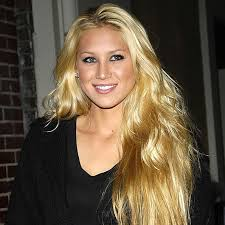
#> input picture test_image.jpg, 225 x 225 px
$ jupyter execute --allow-errors openCV_practice.ipynb   (shell and % lines are left out)
#> lines starting #> are read from the running program, lines starting #| are printed output that depends on the picture; after the words box and inside, x2 and y2 are one past the last pixel; in counts of white or black regions, pixels touching at a corner belong together
## Image classification with OpenCV
**OpenCV-Python** is a library of Python bindings designed to solve computer vision problems. In this project, OpenCV is used for image classification.

### Objective: In this project, I have built a image classsifier to itentify the image of female tennis player.

**Steps:**
   1. Get Data: We need data to train our model.
   2. Prepare Data: Clean, normalize, and get data in a form that we can feed into our model
   3. Train Model: Trained data using Support Vector Classification(SVC), Logistic Regression, and Random Forest Classification
   4. Evaluate model performance
   5. Parameter tuning

### Imported necessary libraries

[cell 1]
import cv2 # importing openCV
import pandas as pd
import numpy as np
import matplotlib.pyplot as plt
import shutil  #This module contains functions for operating on files
import pywt

### Loaded and displayed  image with OpenCV

[cell 2]
image=cv2.imread("test_image.jpg") #Loaded image
#> image is the input picture: shape (225, 225, 3); mean B, G, R 62.7, 82.9, 97.8
plt.imshow(image)

###   Loaded harcascade xml files for face and eye detection

[cell 3]
#loaded face detected harcascade classifier.
face_cascade = cv2.CascadeClassifier('C:/Users/moush/Desktop/data_science_projects/haarcascade_frontalface_default.xml')

[cell 4]
gray_img = cv2.cvtColor(image, cv2.COLOR_BGR2GRAY) #changed the image color to gray
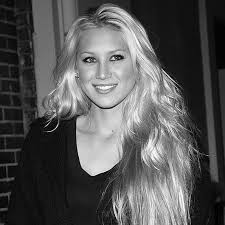
#> gray_img: shape (225, 225); min 0, max 253, mean 85
gray_img.shape
#> Out = (225, 225)

[cell 5]
plt.imshow(gray_img, cmap='gray') # gray version of original image

### Face detection

[cell 6]
faces = face_cascade.detectMultiScale(gray_img, 1.3, 5)
#> faces = [[67, 31, 76, 76]]
faces
#> Out = [[67, 31, 76, 76]]

[cell 7]
(x,y,w,h) = faces[0]
#> x = 67; y = 31; w = 76; h = 76
x,y,w,h
#> Out = (67, 31, 76, 76)

[cell 8]
# cv2.rectangle() method is used to draw a rectangle on any image.
face_img = cv2.rectangle(image,(x,y),(x+w,y+h),(255,0,0),2) #(255, 0, 0) for red color of rectangle.
plt.imshow(face_img)
cv2.waitKey(0)

[cell 9]
#loaded eye detected harcascade classifier.
eye_cascade = cv2.CascadeClassifier('C:/Users/moush/Desktop/data_science_projects/haarcascade_eye.xml')

### Face and eye detection

[cell 10]
cv2.destroyAllWindows()
for (x,y,w,h) in faces:
    face_img = cv2.rectangle(image,(x,y),(x+w,y+h),(255,0,0),2)
    roi_gray = gray_img[y:y+h, x:x+w]
    roi_color = face_img[y:y+h, x:x+w]
    eyes = eye_cascade.detectMultiScale(roi_gray)
    for (ex,ey,ew,eh) in eyes:
        cv2.rectangle(roi_color,(ex,ey),(ex+ew,ey+eh),(0,255,0),2)
#> this loop made 1 pass
#> (x, y, w, h, eyes) on pass 1: (67, 31, 76, 76, [[39, 15, 23, 23], [9, 17, 23, 23]])
#> pass 1, `roi_gray = gray_img[y:y+h, x:x+w]`:
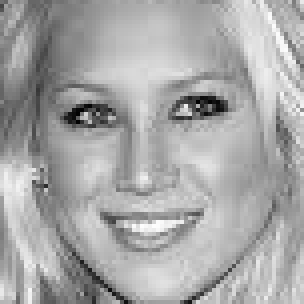
#> roi_gray: shape (76, 76) (shown 4 times larger); min 2, max 253, mean 167.2
#> pass 1, `roi_color = face_img[y:y+h, x:x+w]`:
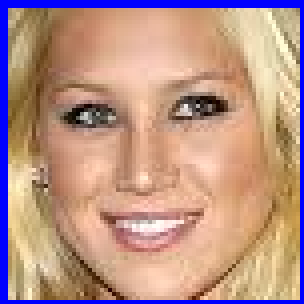
#> roi_color: shape (76, 76, 3) (shown 4 times larger); mean B, G, R 135.5, 147.1, 185
#> after the loop:
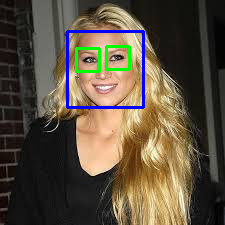
#> image: shape (225, 225, 3); mean B, G, R 64, 81.2, 92.3
#> after the loop:
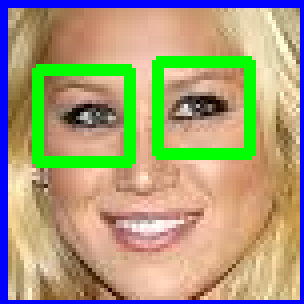
#> roi_color: shape (76, 76, 3) (shown 4 times larger); 9.42% of pixels changed, all inside (x1, y1, x2, y2) = (8, 14, 64, 42)


plt.figure()
plt.imshow(face_img, cmap='gray')
plt.savefig("test image")
plt.show()

[cell 11]
plt.imshow(roi_color, cmap='gray')

[cell 12]
# This function will detect and return cropped image with atleast 2 eyes. If eyes are not visible clearly function will return none.
def get_image(image_path):
#> called with image_path = 'test_image.jpg'
    img = cv2.imread(image_path)
    gray = cv2.cvtColor(img, cv2.COLOR_BGR2GRAY)
    faces = face_cascade.detectMultiScale(gray, 1.3, 5)
#> faces = [[67, 31, 76, 76]]
    for (x,y,w,h) in faces:
        roi_gray = gray[y:y+h, x:x+w]
        roi_color = img[y:y+h, x:x+w]
        eyes = eye_cascade.detectMultiScale(roi_gray)
        if len(eyes) >= 2:
            return roi_color
#> this loop made 1 pass
#> pass 1, in get_image, `roi_color = img[y:y+h, x:x+w]`:
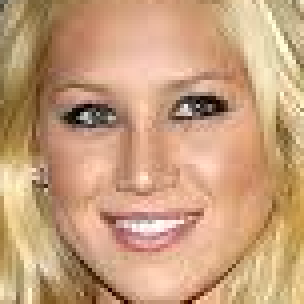
#> roi_color: shape (76, 76, 3) (shown 4 times larger); mean B, G, R 124.2, 159.1, 199.4

[cell 13]
original_image = cv2.imread('test_image.jpg')
plt.imshow(original_image)

[cell 14]
cropped_image = get_image("test_image.jpg")
plt.imshow(cropped_image)

[cell 15]
imagepath = "./Dataset/"
cropped_imagepath = "./Dataset/cropped/"

[cell 16]
import os
image_dirs = []
for entry in os.scandir(imagepath):
    if entry.is_dir():
        image_dirs.append(entry.path)

[cell 17]
import shutil #This module contains functions for operating on files
if os.path.exists(cropped_imagepath):
     shutil.rmtree(cropped_imagepath)
os.mkdir(cropped_imagepath)

### Saving cropped image
 Saving the cropped images of the female tennis player into the folder called 'cropped'. In this folder only  images with 2 eyes are saved.

[cell 18]
cropped_image_dirs = []
image_filenames_dict = {}

for img_dir in image_dirs:
    count = 1
    celebrity_name = img_dir.split('/')[-1]
    #print("hi")
    image_filenames_dict[celebrity_name] = []
    #print("hi")
    for entry in os.scandir(img_dir):
        roi_color = get_image(entry.path)
#> call 2 of get_image, with image_path = './Dataset/Maria Sharapova/2Q__ (4).jpg'
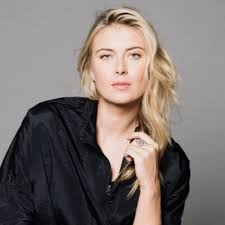
#> input picture Dataset/Maria Sharapova/2Q__ (4).jpg, 225 x 225 px
#> in get_image, img is the input picture: shape (225, 225, 3); mean B, G, R 112.4, 115.7, 125.3
#> in get_image (call 2), `gray = cv2.cvtColor(img, cv2.COLOR_BGR2GRAY)`:
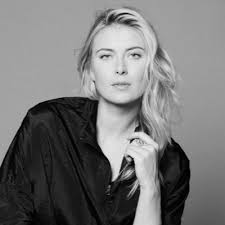
#> gray: shape (225, 225); min 0, max 245, mean 118.2
#> in get_image (call 2), `faces = face_cascade.detectMultiScale(gray, 1.3, 5)`: faces = [[85, 28, 71, 71]]
#> the loop in get_image (call 2), `for (x,y,w,h) in faces:` made 1 pass
#> (x, y, w, h, eyes) on pass 1: (85, 28, 71, 71, [[38, 15, 23, 23]])
#> pass 1, in get_image (call 2), `roi_gray = gray[y:y+h, x:x+w]`:
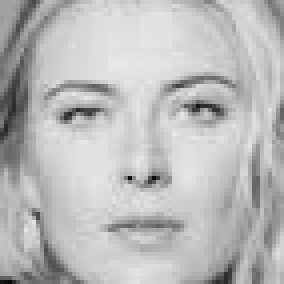
#> roi_gray: shape (71, 71) (shown 4 times larger); min 9, max 232, mean 186.3
#> pass 1, in get_image (call 2), `roi_color = img[y:y+h, x:x+w]`:
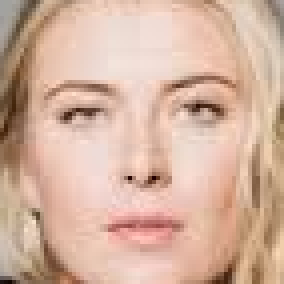
#> roi_color: shape (71, 71, 3) (shown 4 times larger); mean B, G, R 159.2, 178.2, 212.7
        #print("hi")
        if roi_color is not None:
            cropped_folder = cropped_imagepath + celebrity_name
            if not os.path.exists(cropped_folder):
                os.makedirs(cropped_folder)
                cropped_image_dirs.append(cropped_folder)
                print("Generating cropped images in folder: ",cropped_folder)
            cropped_file_name = celebrity_name + str(count) + ".jpg"
            cropped_file_path = cropped_folder + "/" + cropped_file_name
            cv2.imwrite(cropped_file_path, roi_color)
            image_filenames_dict[celebrity_name].append(cropped_file_path)
            #print("hi")
            count += 1

### Making a dictionary  of the player name

[cell 19]
class_dict = {}
count = 0
for celebrity_name in image_filenames_dict.keys():
    class_dict[celebrity_name] = count
    count = count + 1
#> after the loop, class_dict = {'Maria Sharapova': 0}
class_dict
#> Out = {'Maria Sharapova': 0}
